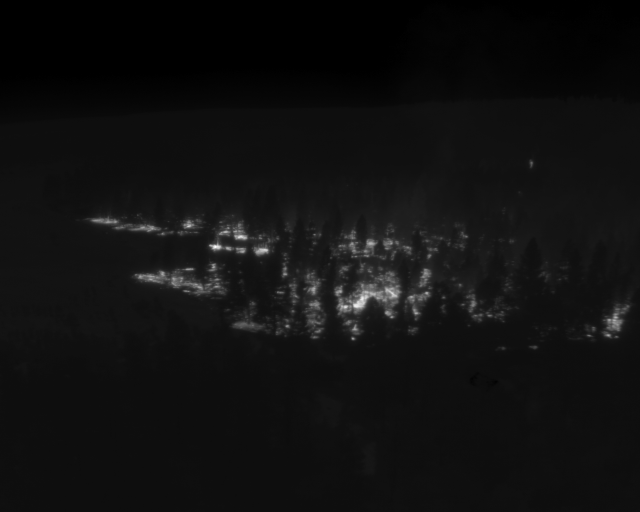
#> input picture code/00024.TIFF, 640 x 512 px
$ python show-mask-tiff.py
#> lines starting #> are read from the running program, lines starting #| are printed output that depends on the picture; after the words box and inside, x2 and y2 are one past the last pixel; in counts of white or black regions, pixels touching at a corner belong together
import tifffile as tiff
import numpy as np
import cv2

# tifffile cleanly extracts the raw temperature array
thermal_data = tiff.imread('00024.TIFF')
#> thermal_data is the input picture: shape (512, 640) float32; min -22.79, max 550.8, mean 15.2

# Create a boolean mask where temp > 150, then scale to 0-255
mask = (thermal_data > 150).astype(np.uint8) * 255
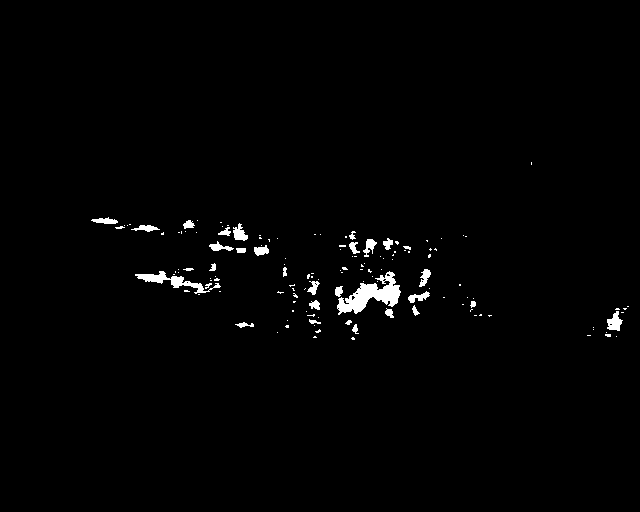
#> mask: shape (512, 640); 1.3% white; 138 white regions (106 under 20 px), largest, box (x1, y1, x2, y2) and area: (337, 271, 401, 315) 1191, (135, 271, 221, 294) 521, (607, 311, 623, 331) 188

# Save the resulting 8-bit image
cv2.imwrite('fire_mask_150C.png', mask)
